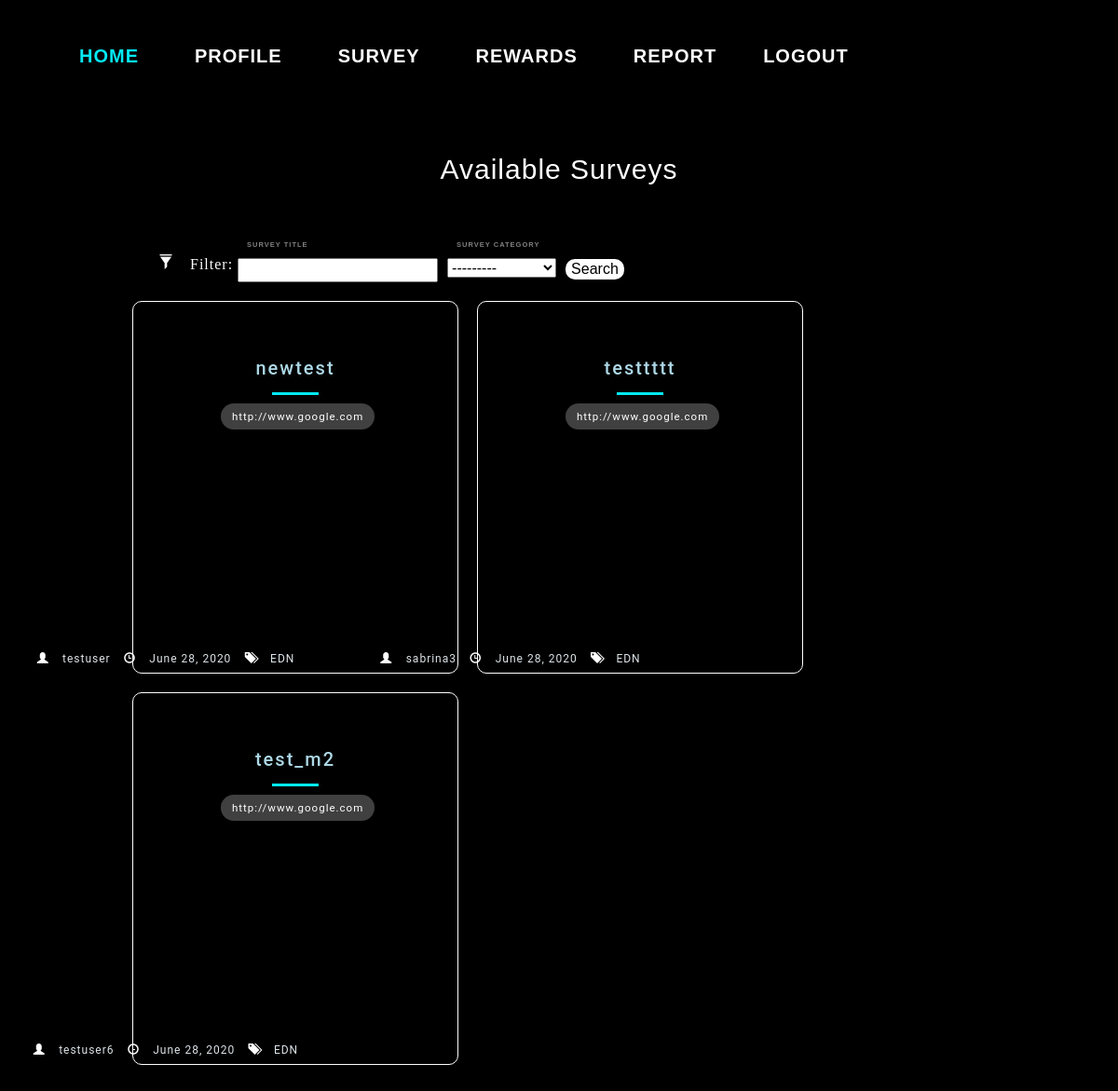
The page /dashboard/ (signed in) on the database as committed earlier.
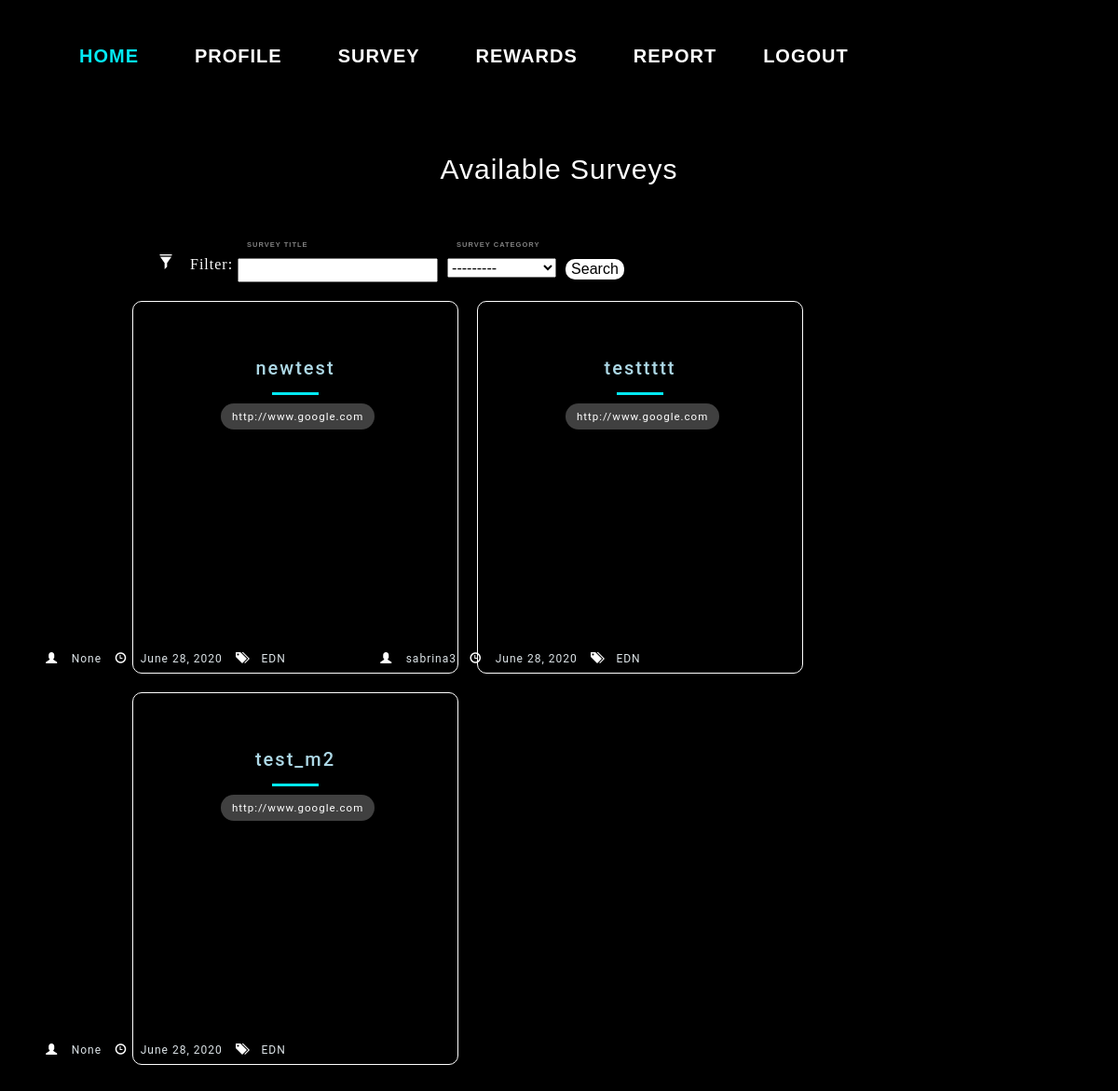
The same page on the database as committed later.
### survey/models.py (models this page shows, shortened)
class UploadSurvey(models.Model):
    user = models.ForeignKey(to=User, null=True, on_delete=models.SET_NULL,blank=True)
    uploadDate = models.DateField(default=timezone.now)
    surveytitle = models.CharField('Survey Title', max_length=100)
    surveylink = models.URLField('Survey Link', max_length=200)
    surveydescription = models.CharField('Survey Description',
        max_length=5000,
        help_text="Include your survey dscription here!")
    surveycategory_choices = [
    ('EDN','Education'),
    ('HTC','Healthcare'),
    ('LFS','Lifestyle'),
    ('NUS','NUS-Related'),
    ('OTH','Others')]
    surveycategory = models.CharField('Survey Category',choices=surveycategory_choices, max_length=100, default='OTH')
    gender_filter=models.ManyToManyField(GenderFilter,blank=True)
    singaporean_filter=models.ManyToManyField(SingaporeanFilter, blank=True)
    faculty_filter=models.ManyToManyField(FacultyFilter,blank=True)
    year_filter=models.ManyToManyField(YearFilter,blank=True)
    residential_filter=models.ManyToManyField(ResidentialFilter, blank=True)

### survey/views.py (the view)
# urls.py: path('dashboard/', survey_views.dashboard_view, name='dashboard'),
@login_required
def dashboard_view(request):
    profile=request.user.userprofileinfo
    try:
        target_filter= UploadSurvey.objects.filter(
                gender_filter__gender_filter=profile.gender,
                year_filter__year_filter=profile.year_in_school,
                faculty_filter__faculty_filter=profile.faculty,
                singaporean_filter__singaporean_filter=profile.singaporean,
                residential_filter__residential_filter=profile.currentresidentialtype
            ).exclude(user=request.user).exclude(id__in=CompletedSurveys.objects.get(user=request.user).completedsurveys.values_list('id',flat=True))
    except:
        target_filter= UploadSurvey.objects.filter(
                gender_filter__gender_filter=profile.gender,
                year_filter__year_filter=profile.year_in_school,
                faculty_filter__faculty_filter=profile.faculty,
                singaporean_filter__singaporean_filter=profile.singaporean,
                residential_filter__residential_filter=profile.currentresidentialtype
            ).exclude(user=request.user)
    survey_filter= SurveyFilter(request.GET, queryset=target_filter)
    context={
        'dashboardfilter': survey_filter
    }
    return render(request, 'survey/dashboard.html',context)

### survey/templates/survey/dashboard.html (shortened to what this page needs)
{% extends "survey/base.html" %}
{% load static %}
{% block css %}
<link rel="stylesheet" type="text/css" href="{% static 'survey/tracksurvey.css'%}">
<link rel="stylesheet" type="text/css" href="{% static 'accounts/profile.css'%}">
{% endblock %}
{% block navbar %}
<div class="nav_box">
<header class="navbarheader">
<div class=nav>
  <ul class=navbarlist>
    <a href="{% url 'survey:dashboard' %}" role="button" class="active">Home</a>
    <a href="{% url 'accounts:profile' %}" role="button">Profile</a>
    <a href="{% url 'survey:survey' %}" role="button" >Survey</a>
    <a href="{% url 'survey:shoprewards' %}" role="button">Rewards</a>
    <a href="{% url 'survey:report' %}" role="button">Report</a>
    <a href="{% url 'logout' %}" id="logout">Logout</a>
  </ul>
</div>
</header>
</div>
{% endblock %}
{% block body_block %}
{% load widget_tweaks %}
<div class="main">
    <h1> Available Surveys </h1>
    <form method="get">
      <div class="filter-form">
      <span class="glyphicon glyphicon-filter filter" aria-hidden="true" style="color:white"> Filter: </span>
      <div>
      <label for="survey-title" class="login__label"> Survey Title</label>
      {{dashboardfilter.form.surveytitle}}
      </div>
      <div>
      <label for="survey-cat" class="login__label"> Survey Category</label>
      {{dashboardfilter.form.surveycategory}}
      </div>
      <div>
      <button class='search' type="submit">Search</button>
      </div>
    </div>
    </form>
    <ul class="cards">
        {% for survey in dashboardfilter.qs %}
        <li class="cards_item">
        <div class="blog-card">
            <div class="title-content">
              <h3>
                <a href="{% url 'survey:tracksurvey-detail' survey.id %}" style="color:lightblue"> {{survey.surveytitle}} </a>
            </h3>
              <hr />
              <div class="intro">
                <a href="{% url 'survey:completedsurveys_update' pk=survey.pk %}" target="_self" onclick="window.open('{{survey.surveylink}}');" class="surveylinkbutton" >{{survey.surveylink}}</a>
              </div>
            </div>
            <div>
              <ul class="utility-list">
                <span class="glyphicon glyphicon-user" aria-hidden="true" style="color:white"> </span>
                <li class="user">{{survey.user}}</li>
                <span class="glyphicon glyphicon-time" aria-hidden="true" style="color:white"> </span>
                <li class="date">{{survey.uploadDate}}</li>
                <span class="glyphicon glyphicon-tags" aria-hidden="true" style="color:white"> </span>
                <li class="tags">{{survey.surveycategory}}</li>
              </ul>
            </div>
            <div class="color-overlay"></div>
          </div>
      </li>
      {% endfor %}
    </ul>
</div>
{%endblock%}

Rows that differ between the two databases and show on the page:
changed UploadSurvey "newtest": user "testuser" → "None"
changed UploadSurvey "test_m2": user "testuser6" → "None"
